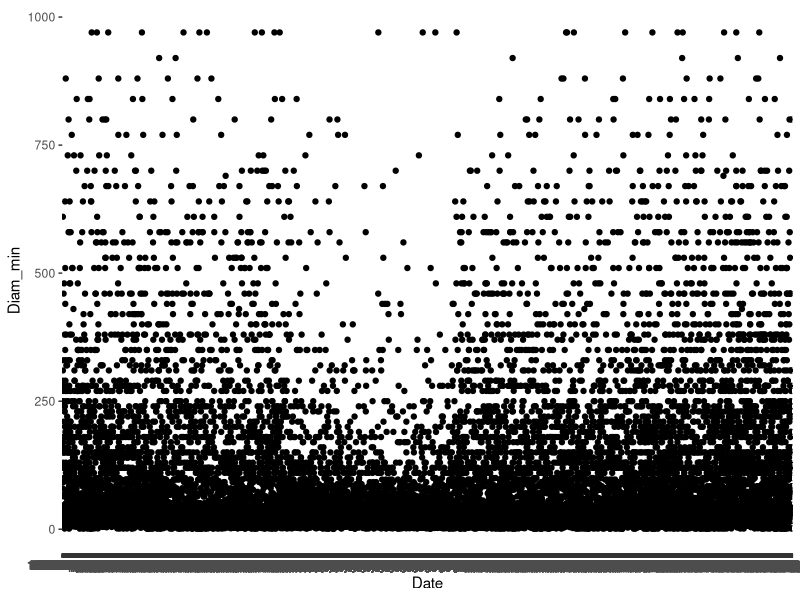

Generate this figure with R:
## ---- chunk 1
library(dplyr)
library(tidyr)
library(ggplot2)
asteroids_clean <- read.csv("asteroids_clean.csv")
head(asteroids_clean)

## ---- chunk 2
#asteroids_clean<-asteroids_clean[1:10000,]
ggplot(asteroids_clean, aes(x = Date, y = Diam_min)) + geom_point()
